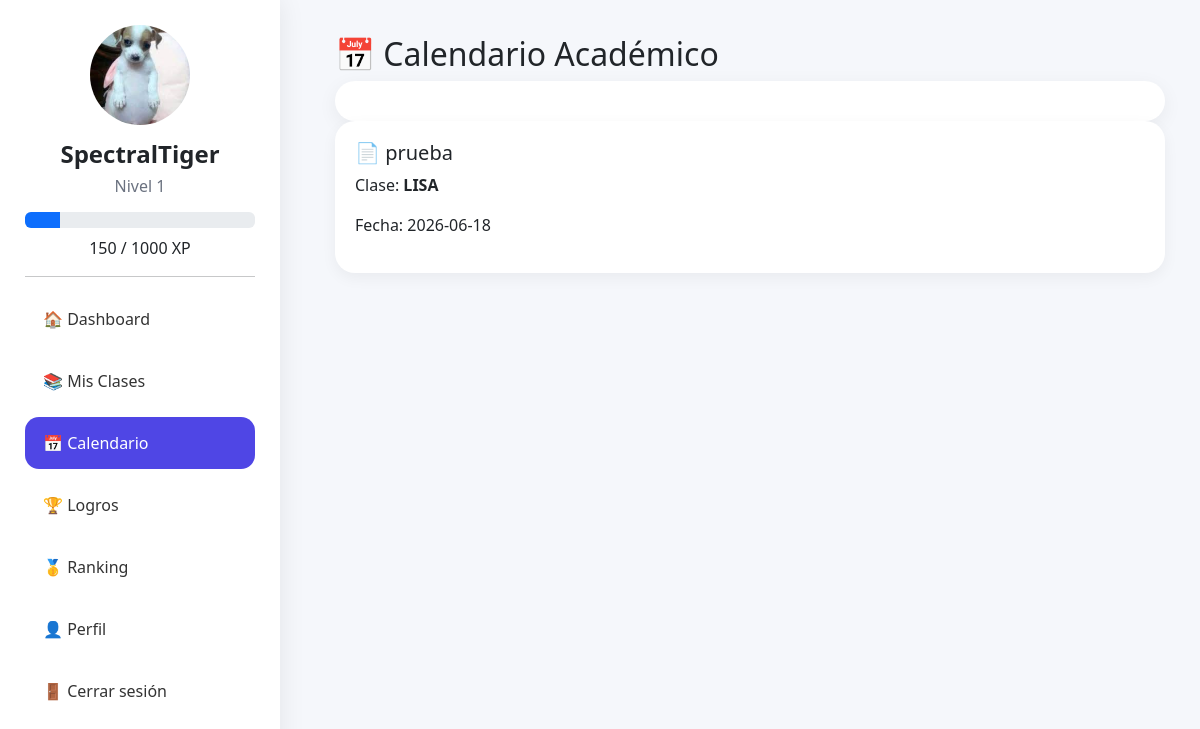
/alumno/calendario.php (signed in), run on the app's committed database.
### tables this page shows
CREATE TABLE `usuarios` (
  `id` int(11) NOT NULL,
  `nombre` varchar(100) DEFAULT NULL,
  `correo` varchar(100) DEFAULT NULL,
  `password` varchar(255) DEFAULT NULL,
  `rol` enum('alumno','maestro') DEFAULT 'alumno',
  `xp` int(11) DEFAULT 0,
  `nivel` int(11) DEFAULT 1,
  `foto` varchar(255) DEFAULT NULL,
  `semestre` varchar(20) DEFAULT NULL,
  `grupo` varchar(20) DEFAULT NULL
);

CREATE TABLE `tareas` (
  `id` int(11) NOT NULL,
  `clase_id` int(11) DEFAULT NULL,
  `titulo` varchar(100) DEFAULT NULL,
  `puntos` int(11) DEFAULT NULL,
  `fecha_entrega` date DEFAULT NULL,
  `descripcion` text DEFAULT NULL
);

CREATE TABLE `clases` (
  `id` int(11) NOT NULL,
  `nombre` varchar(100) DEFAULT NULL,
  `codigo` varchar(20) DEFAULT NULL,
  `maestro_id` int(11) DEFAULT NULL,
  `portada` varchar(255) DEFAULT NULL,
  `color` varchar(20) DEFAULT NULL,
  `imagen` varchar(255) DEFAULT NULL,
  `descripcion` text DEFAULT NULL
);

### alumno/calendario.php (the view, shortened to what this page needs)
<?php
include '../includes/conexion.php';
include '../includes/sidebar.php';
?>
<!DOCTYPE html>
<html>
<head>
    <link href="https://cdn.jsdelivr.net/npm/bootstrap@5.3.7/dist/css/bootstrap.min.css" rel="stylesheet">
    <link href="https://cdn.jsdelivr.net/npm/fullcalendar@6.1.15/index.global.min.css" rel="stylesheet">
</head>
<body>
    <div class="content">
        <h2>
            📅 Calendario Académico
        </h2>
        <div id="calendar"></div>
        <?php
        $id_usuario = $_SESSION['id'];
$tareas = mysqli_query(
    $conexion,
    "SELECT
    t.*,
    c.nombre AS clase
    FROM tareas t
    INNER JOIN clases c
    ON t.clase_id = c.id
    INNER JOIN alumnos_clases ac
    ON c.id = ac.clase_id
    WHERE ac.alumno_id = $id_usuario
    ORDER BY t.fecha_entrega ASC"
);
        ?>
        <?php while ($t = mysqli_fetch_assoc($tareas)): ?>
            <div class="card-evento">
                <h5>
                    📄 <?= $t['titulo'] ?>
                </h5>
                <p>
                    Clase:
                    <strong>
                        <?= $t['clase'] ?>
                    </strong>
                </p>
                <p>
                    Fecha:
                    <?= $t['fecha_entrega'] ?>
                </p>
            </div>
        <?php endwhile; ?>
    </div>
</body>
</html>

### includes/sidebar.php (shortened to what this page needs)
<?php
include_once __DIR__ . '/conexion.php';
$id_usuario = $_SESSION['id'];
$usuario = mysqli_fetch_assoc(
    mysqli_query(
        $conexion,
        "SELECT *
         FROM usuarios
         WHERE id = $id_usuario"
    )
);
$xpActual = $usuario['xp'] ?? 0;
$xpNivel = 1000;
$xpActualNivel = $xpActual % $xpNivel;
$porcentaje = ($xpActualNivel / $xpNivel) * 100;
$paginaActual = basename($_SERVER['PHP_SELF']);
?>
<div class="sidebar">
    <center>
        <img class="foto-perfil" src="<?= !empty($usuario['foto'])
            ? '../uploads/perfiles/' . $usuario['foto']
            : 'https://ui-avatars.com/api/?name=' .
            urlencode($usuario['nombre'])
            ?>">
        <h4>
            <?= htmlspecialchars($usuario['nombre']) ?>
        </h4>
        <h6>
            Nivel <?= $usuario['nivel'] ?>
        </h6>
    </center>
    <div class="progress xp-bar mt-3">
        <div class="progress-bar" style="width:<?= $porcentaje ?>%">
        </div>
    </div>
    <center class="mt-2">
        <?= $xpActualNivel ?>
        /
        <?= $xpNivel ?>
        XP
    </center>
    <hr>
    <a href="dashboard.php" class="btn-menu <?= $paginaActual == 'dashboard.php' ? 'active' : '' ?>">
        🏠 Dashboard
    </a>
    <a href="mis_clases.php" class="btn-menu <?= $paginaActual == 'mis_clases.php' ? 'active' : '' ?>">
        📚 Mis Clases
    </a>
    <a href="calendario.php" class="btn-menu <?= $paginaActual == 'calendario.php' ? 'active' : '' ?>">
        📅 Calendario
    </a>
    <a href="logros.php" class="btn-menu <?= $paginaActual == 'logros.php' ? 'active' : '' ?>">
        🏆 Logros
    </a>
    <a href="ranking.php" class="btn-menu <?= $paginaActual == 'ranking.php' ? 'active' : '' ?>">
        🥇 Ranking
    </a>
    <a href="perfil.php" class="btn-menu <?= $paginaActual == 'perfil.php' ? 'active' : '' ?>">
        👤 Perfil
    </a>
    <a href="../auth/logout.php" class="btn-menu">
        🚪 Cerrar sesión
    </a>
</div>

### includes/sidebar.php (style rules this page uses)
.sidebar { position: fixed; left: 0; top: 0; width: 280px; height: 100vh; overflow-y: auto; background: white; padding: 25px; box-shadow: 0 0 25px rgba(0, 0, 0, .08); }
.sidebar img { width: 100px !important; height: 100px !important; min-width: 100px !important; min-height: 100px !important; border-radius: 50% !important; object-fit: cover !important; display: block !important; margin: auto !important; }
.sidebar h4 { margin-top: 15px; font-weight: 700; }
.sidebar h6 { color: #6b7280; }
.xp-bar { height: 18px; border-radius: 20px; }
.progress-bar { background: #4f46e5; }
.btn-menu { display: block; width: 100%; text-align: left; padding: 14px 18px; margin-bottom: 10px; border-radius: 14px; text-decoration: none; color: #333; transition: .3s; }
.btn-menu.active { background: #4f46e5; color: white; }

### alumno/calendario.php (style rules this page uses)
body { background: #f5f7fb; }
.content { margin-left: 300px; padding: 35px; }
.card-evento { background: white; border-radius: 20px; padding: 20px; margin-bottom: 15px; box-shadow: 0 5px 15px rgba(0, 0, 0, .05); }
#calendar { background: white; padding: 20px; border-radius: 25px; box-shadow: 0 5px 20px rgba(0, 0, 0, .06); }

### data on the page
usuarios: foto (picture), nombre "SpectralTiger", nivel "1", xp "150"
tareas: titulo "prueba", clase.nombre "LISA", fecha_entrega "2026-06-18"

### other printed values
$xpNivel "1000"
